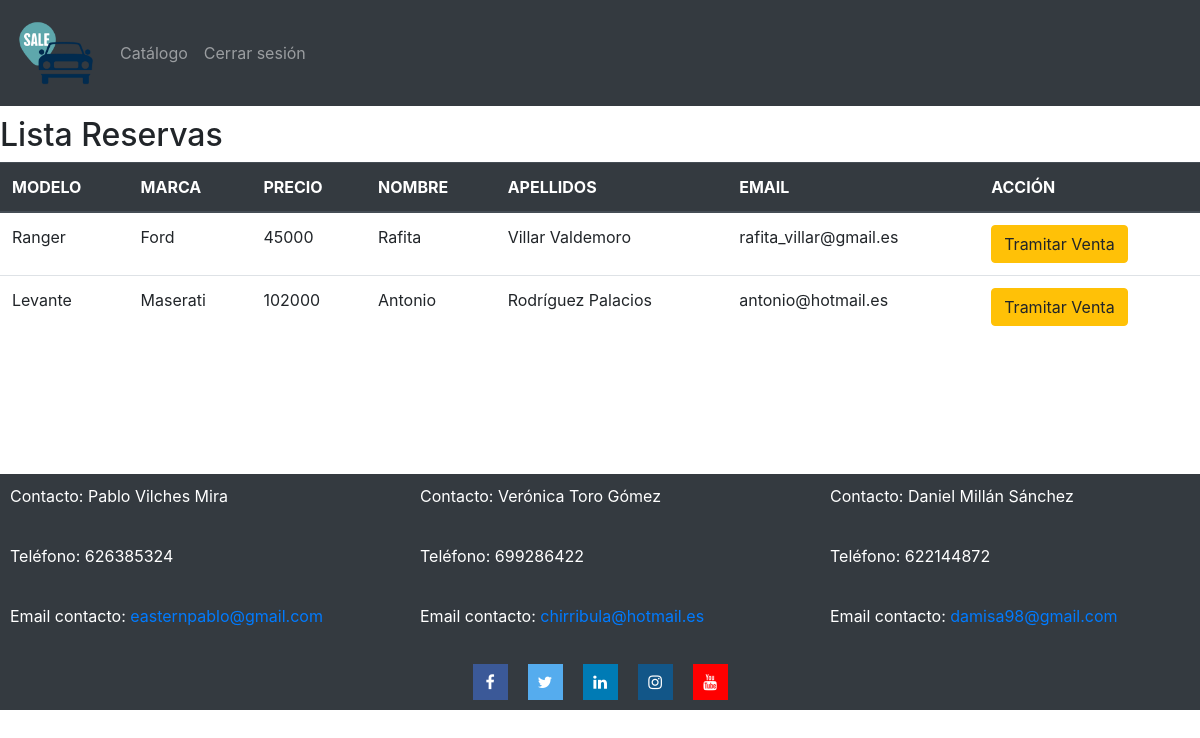
The page /listar/reservas/ (signed in) on the database its author committed.
### catalogo/models.py (models this page shows, shortened)
class Reserva(models.Model):
    reserva_id = models.AutoField(primary_key=True)
    coche_id = models.ForeignKey('Coche', on_delete=models.CASCADE, null=True)
    cliente_id = models.ForeignKey('Cliente', on_delete=models.CASCADE, null=True)

class Coche(models.Model):
    coche_id = models.AutoField(primary_key=True)
    marca_id = models.ForeignKey('Marca', on_delete=models.CASCADE)
    matricula = models.CharField(max_length=7)
    modelo = models.CharField(max_length=50)
    kilometros = models.IntegerField(validators=[MinValueValidator(500)])
    color = models.CharField(max_length=50)
    motor = models.CharField(max_length=50) # Ej: Diesel, Gasolina, Electrico,...
    tipo = models.CharField(max_length=50)  # Ej: Turismo, Monovolumen, TodoTerreno,...
    caballos = models.IntegerField(validators=[MinValueValidator(60)])
    cilindradas = models.IntegerField()
    precio = models.IntegerField(validators=[MinValueValidator(1000)])
    vendido = models.BooleanField(default=False)
    imagen = models.ImageField(upload_to="imagenes/Coches/")

class Marca(models.Model):
    nombre = models.CharField(max_length=50, primary_key=True)
    imagen = models.ImageField(null=True, upload_to="imagenes/Marcas/")
    taller_id = models.ForeignKey('Taller',on_delete=models.SET_NULL, null=True)

class Cliente(models.Model):
    cliente_id =  models.AutoField(primary_key=True)
    dni = models.CharField(max_length=9)
    nombre = models.CharField(max_length=50)
    apellidos = models.CharField(max_length=50)
    telefono = models.CharField(max_length=9)
    direccion = models.CharField(max_length=100)
    email = models.EmailField(max_length=50)
    usuario = models.ForeignKey(User, on_delete=models.CASCADE, null=True)

### catalogo/views.py (the view)
# urls.py: path("listar/reservas/", views.listar_reservas, name="Listado reservas - Concesionario"),
@login_required(login_url="/concesionario/login")
def listar_reservas(request):
    reservas = Reserva.objects.all()
    return render(request, "listar_reservas.html",{"reservas":reservas})

### catalogo/templates/listar_reservas.html (shortened to what this page needs)
{% extends "base.html" %}
{% block content %}
<h2>Lista Reservas</h2>
<table class="table">
    <thead class="thead-dark">
      <tr>
        <th>MODELO</th>
        <th>MARCA</th>
        <th>PRECIO</th>
        <th>NOMBRE</th>
        <th>APELLIDOS</th>
        <th>EMAIL</th>
        <th>ACCIÓN</th>
      </tr>
    </thead>
    <tbody>
        {% for reserva in reservas %}
        <tr>
            <td>{{reserva.coche_id.modelo}}</td>
            <td>{{reserva.coche_id.marca_id.nombre}}</td>
            <td>{{reserva.coche_id.precio}}</td>
            <td>{{reserva.cliente_id.nombre}}</td>
            <td>{{reserva.cliente_id.apellidos}}</td>
            <td>{{reserva.cliente_id.email}}</td>
            <td>
              <a href="/concesionario/nueva/venta">
                <input type="button" class="btn btn-warning" value="Tramitar Venta"/>
              </a>
            </td>
        </tr>
        {% endfor %}
    </tbody>
</table>
{% endblock %}

### rows shown on the page
Reserva: coche_id.modelo "Ranger", coche_id.marca_id.nombre "Ford", coche_id.precio "45000", cliente_id.nombre "Rafita", cliente_id.apellidos "Villar Valdemoro", cliente_id.email "rafita_villar@gmail.es"
Reserva: coche_id.modelo "Levante", coche_id.marca_id.nombre "Maserati", coche_id.precio "102000", cliente_id.nombre "Antonio", cliente_id.apellidos "Rodríguez Palacios", cliente_id.email "antonio@hotmail.es"
